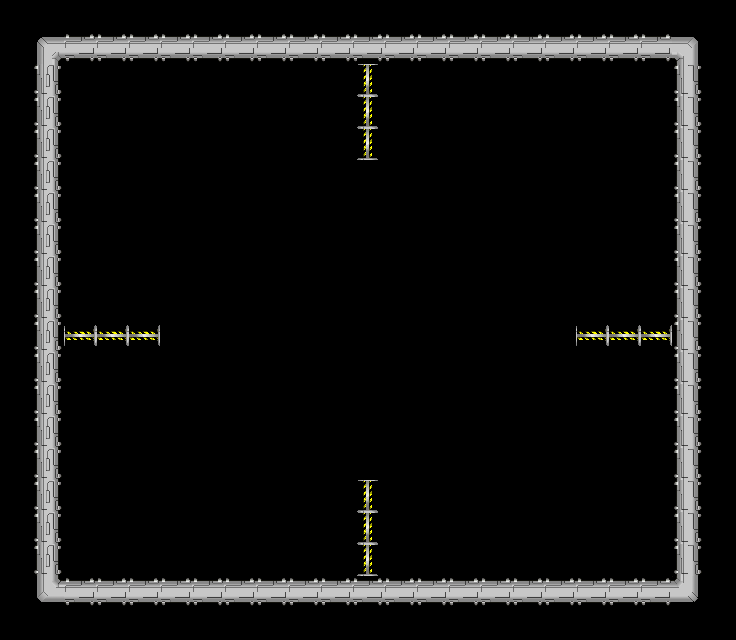

The image is a tile-based game level rendered from a .tmx file. Its description and complete source (layers, tilesets, objects, tile grids) follow:
An orthogonal 23x20 tile map with 32x32 px tiles, 1 tile layer (unbreakable) and 4 objects (player0, player1, player3, player2).

<map version="1.0" tiledversion="1.0.3" orientation="orthogonal" renderorder="right-down" width="23" height="20" tilewidth="32" tileheight="32" nextobjectid="6">
 <properties>
  <property name="mapClass" value="SpaceMap" />
 </properties>
 <tileset firstgid="1" source="space.tsx" />
 <layer name="unbreakable" width="23" height="20">
  <data encoding="csv">
0,0,0,0,0,0,0,0,0,0,0,0,0,0,0,0,0,0,0,0,0,0,0,
0,1,12,12,12,12,12,12,12,12,12,12,12,12,12,12,12,12,12,12,12,3,0,
0,6,0,0,0,0,0,0,0,0,0,22,0,0,0,0,0,0,0,0,0,8,0,
0,6,0,0,0,0,0,0,0,0,0,22,0,0,0,0,0,0,0,0,0,8,0,
0,6,0,0,0,0,0,0,0,0,0,22,0,0,0,0,0,0,0,0,0,8,0,
0,6,0,0,0,0,0,0,0,0,0,0,0,0,0,0,0,0,0,0,0,8,0,
0,6,0,0,0,0,0,0,0,0,0,0,0,0,0,0,0,0,0,0,0,8,0,
0,6,0,0,0,0,0,0,0,0,0,0,0,0,0,0,0,0,0,0,0,8,0,
0,6,0,0,0,0,0,0,0,0,0,0,0,0,0,0,0,0,0,0,0,8,0,
0,6,0,0,0,0,0,0,0,0,0,0,0,0,0,0,0,0,0,0,0,8,0,
0,6,21,21,21,0,0,0,0,0,0,0,0,0,0,0,0,0,21,21,21,8,0,
0,6,0,0,0,0,0,0,0,0,0,0,0,0,0,0,0,0,0,0,0,8,0,
0,6,0,0,0,0,0,0,0,0,0,0,0,0,0,0,0,0,0,0,0,8,0,
0,6,0,0,0,0,0,0,0,0,0,0,0,0,0,0,0,0,0,0,0,8,0,
0,6,0,0,0,0,0,0,0,0,0,0,0,0,0,0,0,0,0,0,0,8,0,
0,6,0,0,0,0,0,0,0,0,0,22,0,0,0,0,0,0,0,0,0,8,0,
0,6,0,0,0,0,0,0,0,0,0,22,0,0,0,0,0,0,0,0,0,8,0,
0,6,0,0,0,0,0,0,0,0,0,22,0,0,0,0,0,0,0,0,0,8,0,
0,11,12,12,12,12,12,12,12,12,12,12,12,12,12,12,12,12,12,12,12,13,0,
0,0,0,0,0,0,0,0,0,0,0,0,0,0,0,0,0,0,0,0,0,0,0
</data>
 </layer>
 <objectgroup name="Player">
  <object id="1" type="player0" x="96" y="96" width="32" height="32">
   <properties>
    <property name="angle" type="float" value="0" />
   </properties>
   <ellipse />
  </object>
  <object id="3" type="player1" x="608" y="96" width="32" height="32">
   <properties>
    <property name="angle" type="float" value="0" />
   </properties>
   <ellipse />
  </object>
  <object id="4" type="player3" x="96" y="512" width="32" height="32">
   <properties>
    <property name="angle" type="float" value="0" />
   </properties>
   <ellipse />
  </object>
  <object id="5" type="player2" x="608" y="512" width="32" height="32">
   <properties>
    <property name="angle" type="float" value="0" />
   </properties>
   <ellipse />
  </object>
 </objectgroup>
</map>